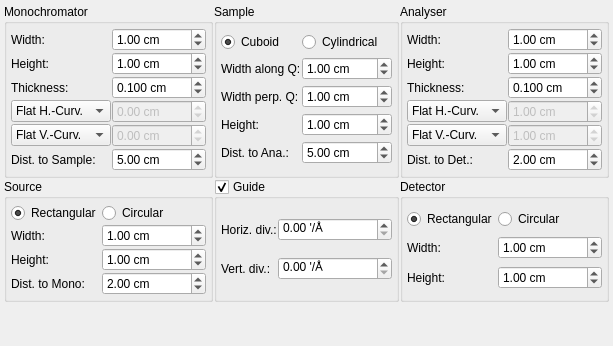
     <widget class="QWidget" name="tabTASGeo">
      <attribute name="title">
       <string>TAS Geometry</string>
      </attribute>
      <layout class="QGridLayout" name="gridLayout_3">
       <property name="margin">
        <number>4</number>
       </property>
       <property name="spacing">
        <number>1</number>
       </property>
       <item row="1" column="2">
        <widget class="QGroupBox" name="groupBox_15">
         <property name="title">
          <string>Detector</string>
         </property>
         <layout class="QGridLayout" name="gridLayout_33">
          <property name="margin">
           <number>4</number>
          </property>
          <property name="spacing">
           <number>1</number>
          </property>
          <item row="0" column="0">
           <widget class="QRadioButton" name="radioDetRect">
            <property name="text">
             <string>Rectangular</string>
            </property>
            <property name="checked">
             <bool>true</bool>
            </property>
           </widget>
          </item>
          <item row="0" column="1">
           <widget class="QRadioButton" name="radioDetCirc">
            <property name="text">
             <string>Circular</string>
            </property>
           </widget>
          </item>
          <item row="1" column="0">
           <widget class="QLabel" name="label_46">
            <property name="sizePolicy">
             <sizepolicy hsizetype="Fixed" vsizetype="Preferred">
              <horstretch>0</horstretch>
              <verstretch>0</verstretch>
             </sizepolicy>
            </property>
            <property name="text">
             <string>Width:</string>
            </property>
           </widget>
          </item>
          <item row="1" column="1">
           <widget class="QDoubleSpinBox" name="spinDetW">
            <property name="suffix">
             <string> cm</string>
            </property>
            <property name="decimals">
             <number>2</number>
            </property>
            <property name="maximum">
             <double>999.000000000000000</double>
            </property>
            <property name="singleStep">
             <double>0.100000000000000</double>
            </property>
            <property name="value">
             <double>1.000000000000000</double>
            </property>
           </widget>
          </item>
          <item row="2" column="0">
           <widget class="QLabel" name="label_47">
            <property name="sizePolicy">
             <sizepolicy hsizetype="Fixed" vsizetype="Preferred">
              <horstretch>0</horstretch>
              <verstretch>0</verstretch>
             </sizepolicy>
            </property>
            <property name="text">
             <string>Height:</string>
            </property>
           </widget>
          </item>
          <item row="2" column="1">
           <widget class="QDoubleSpinBox" name="spinDetH">
            <property name="suffix">
             <string> cm</string>
            </property>
            <property name="decimals">
             <number>2</number>
            </property>
            <property name="maximum">
             <double>999.000000000000000</double>
            </property>
            <property name="singleStep">
             <double>0.100000000000000</double>
            </property>
            <property name="value">
             <double>1.000000000000000</double>
            </property>
           </widget>
          </item>
         </layout>
        </widget>
       </item>
       <item row="1" column="0">
        <widget class="QGroupBox" name="groupBox_12">
         <property name="title">
          <string>Source</string>
         </property>
         <layout class="QGridLayout" name="gridLayout_31">
          <property name="margin">
           <number>4</number>
          </property>
          <property name="spacing">
           <number>1</number>
          </property>
          <item row="0" column="0">
           <widget class="QRadioButton" name="radioSrcRect">
            <property name="text">
             <string>Rectangular</string>
            </property>
            <property name="checked">
             <bool>true</bool>
            </property>
           </widget>
          </item>
          <item row="0" column="1">
           <widget class="QRadioButton" name="radioSrcCirc">
            <property name="text">
             <string>Circular</string>
            </property>
           </widget>
          </item>
          <item row="1" column="0">
           <widget class="QLabel" name="label_39">
            <property name="sizePolicy">
             <sizepolicy hsizetype="Fixed" vsizetype="Preferred">
              <horstretch>0</horstretch>
              <verstretch>0</verstretch>
             </sizepolicy>
            </property>
            <property name="text">
             <string>Width:</string>
            </property>
           </widget>
          </item>
          <item row="1" column="1">
           <widget class="QDoubleSpinBox" name="spinSrcW">
            <property name="suffix">
             <string> cm</string>
            </property>
            <property name="decimals">
             <number>2</number>
            </property>
            <property name="maximum">
             <double>999.000000000000000</double>
            </property>
            <property name="singleStep">
             <double>0.100000000000000</double>
            </property>
            <property name="value">
             <double>1.000000000000000</double>
            </property>
           </widget>
          </item>
          <item row="2" column="0">
           <widget class="QLabel" name="label_40">
            <property name="sizePolicy">
             <sizepolicy hsizetype="Fixed" vsizetype="Preferred">
              <horstretch>0</horstretch>
              <verstretch>0</verstretch>
             </sizepolicy>
            </property>
            <property name="text">
             <string>Height:</string>
            </property>
           </widget>
          </item>
          <item row="2" column="1">
           <widget class="QDoubleSpinBox" name="spinSrcH">
            <property name="suffix">
             <string> cm</string>
            </property>
            <property name="decimals">
             <number>2</number>
            </property>
            <property name="maximum">
             <double>999.000000000000000</double>
            </property>
            <property name="singleStep">
             <double>0.100000000000000</double>
            </property>
            <property name="value">
             <double>1.000000000000000</double>
            </property>
           </widget>
          </item>
          <item row="3" column="0">
           <widget class="QLabel" name="label_54">
            <property name="sizePolicy">
             <sizepolicy hsizetype="Fixed" vsizetype="Preferred">
              <horstretch>0</horstretch>
              <verstretch>0</verstretch>
             </sizepolicy>
            </property>
            <property name="text">
             <string>Dist. to Mono:</string>
            </property>
           </widget>
          </item>
          <item row="3" column="1">
           <widget class="QDoubleSpinBox" name="spinDistSrcMono">
            <property name="suffix">
             <string> cm</string>
            </property>
            <property name="decimals">
             <number>2</number>
            </property>
            <property name="maximum">
             <double>9999.000000000000000</double>
            </property>
            <property name="singleStep">
             <double>1.000000000000000</double>
            </property>
            <property name="value">
             <double>2.000000000000000</double>
            </property>
           </widget>
          </item>
         </layout>
        </widget>
       </item>
       <item row="2" column="0" colspan="3">
        <spacer name="verticalSpacer_6">
         <property name="orientation">
          <enum>Qt::Vertical</enum>
         </property>
         <property name="sizeHint" stdset="0">
          <size>
           <width>20</width>
           <height>40</height>
          </size>
         </property>
        </spacer>
       </item>
       <item row="0" column="2">
        <widget class="QGroupBox" name="groupBox_17">
         <property name="title">
          <string>Analyser</string>
         </property>
         <layout class="QGridLayout" name="gridLayout_11">
          <property name="margin">
           <number>4</number>
          </property>
          <property name="spacing">
           <number>1</number>
          </property>
          <item row="0" column="0">
           <widget class="QLabel" name="label_51">
            <property name="sizePolicy">
             <sizepolicy hsizetype="Fixed" vsizetype="Preferred">
              <horstretch>0</horstretch>
              <verstretch>0</verstretch>
             </sizepolicy>
            </property>
            <property name="text">
             <string>Width:</string>
            </property>
           </widget>
          </item>
          <item row="0" column="1">
           <widget class="QDoubleSpinBox" name="spinAnaW">
            <property name="suffix">
             <string> cm</string>
            </property>
            <property name="decimals">
             <number>2</number>
            </property>
            <property name="maximum">
             <double>999.000000000000000</double>
            </property>
            <property name="singleStep">
             <double>0.100000000000000</double>
            </property>
            <property name="value">
             <double>1.000000000000000</double>
            </property>
           </widget>
          </item>
          <item row="1" column="0">
           <widget class="QLabel" name="label_52">
            <property name="sizePolicy">
             <sizepolicy hsizetype="Fixed" vsizetype="Preferred">
              <horstretch>0</horstretch>
              <verstretch>0</verstretch>
             </sizepolicy>
            </property>
            <property name="text">
             <string>Height:</string>
            </property>
           </widget>
          </item>
          <item row="1" column="1">
           <widget class="QDoubleSpinBox" name="spinAnaH">
            <property name="suffix">
             <string> cm</string>
            </property>
            <property name="decimals">
             <number>2</number>
            </property>
            <property name="maximum">
             <double>999.000000000000000</double>
            </property>
            <property name="singleStep">
             <double>0.100000000000000</double>
            </property>
            <property name="value">
             <double>1.000000000000000</double>
            </property>
           </widget>
          </item>
          <item row="2" column="0">
           <widget class="QLabel" name="label_53">
            <property name="sizePolicy">
             <sizepolicy hsizetype="Fixed" vsizetype="Preferred">
              <horstretch>0</horstretch>
              <verstretch>0</verstretch>
             </sizepolicy>
            </property>
            <property name="text">
             <string>Thickness:</string>
            </property>
           </widget>
          </item>
          <item row="2" column="1">
           <widget class="QDoubleSpinBox" name="spinAnaThick">
            <property name="suffix">
             <string> cm</string>
            </property>
            <property name="decimals">
             <number>3</number>
            </property>
            <property name="maximum">
             <double>999.000000000000000</double>
            </property>
            <property name="singleStep">
             <double>0.100000000000000</double>
            </property>
            <property name="value">
             <double>0.100000000000000</double>
            </property>
           </widget>
          </item>
          <item row="3" column="0">
           <widget class="QComboBox" name="comboAnaHori">
            <property name="sizePolicy">
             <sizepolicy hsizetype="Minimum" vsizetype="Fixed">
              <horstretch>0</horstretch>
              <verstretch>0</verstretch>
             </sizepolicy>
            </property>
            <item>
             <property name="text">
              <string>Flat H.-Curv.</string>
             </property>
            </item>
            <item>
             <property name="text">
              <string>Opt. H.-Curv.</string>
             </property>
            </item>
            <item>
             <property name="text">
              <string>H.-Curv.:</string>
             </property>
            </item>
           </widget>
          </item>
          <item row="3" column="1">
           <widget class="QDoubleSpinBox" name="spinAnaCurvH">
            <property name="enabled">
             <bool>false</bool>
            </property>
            <property name="suffix">
             <string> cm</string>
            </property>
            <property name="minimum">
             <double>-9999.000000000000000</double>
            </property>
            <property name="maximum">
             <double>9999.000000000000000</double>
            </property>
            <property name="singleStep">
             <double>0.100000000000000</double>
            </property>
            <property name="value">
             <double>1.000000000000000</double>
            </property>
           </widget>
          </item>
          <item row="4" column="0">
           <widget class="QComboBox" name="comboAnaVert">
            <property name="sizePolicy">
             <sizepolicy hsizetype="Minimum" vsizetype="Fixed">
              <horstretch>0</horstretch>
              <verstretch>0</verstretch>
             </sizepolicy>
            </property>
            <item>
             <property name="text">
              <string>Flat V.-Curv.</string>
             </property>
            </item>
            <item>
             <property name="text">
              <string>Opt. V.-Curv.</string>
             </property>
            </item>
            <item>
             <property name="text">
              <string>V.-Curv.:</string>
             </property>
            </item>
           </widget>
          </item>
          <item row="4" column="1">
           <widget class="QDoubleSpinBox" name="spinAnaCurvV">
            <property name="enabled">
             <bool>false</bool>
            </property>
            <property name="suffix">
             <string> cm</string>
            </property>
            <property name="minimum">
             <double>-9999.000000000000000</double>
            </property>
            <property name="maximum">
             <double>9999.000000000000000</double>
            </property>
            <property name="singleStep">
             <double>0.100000000000000</double>
            </property>
            <property name="value">
             <double>1.000000000000000</double>
            </property>
           </widget>
          </item>
          <item row="5" column="0">
           <widget class="QLabel" name="label_57">
            <property name="sizePolicy">
             <sizepolicy hsizetype="Fixed" vsizetype="Preferred">
              <horstretch>0</horstretch>
              <verstretch>0</verstretch>
             </sizepolicy>
            </property>
            <property name="text">
             <string>Dist. to Det.:</string>
            </property>
           </widget>
          </item>
          <item row="5" column="1">
           <widget class="QDoubleSpinBox" name="spinDistAnaDet">
            <property name="suffix">
             <string> cm</string>
            </property>
            <property name="decimals">
             <number>2</number>
            </property>
            <property name="maximum">
             <double>9999.000000000000000</double>
            </property>
            <property name="singleStep">
             <double>1.000000000000000</double>
            </property>
            <property name="value">
             <double>2.000000000000000</double>
            </property>
           </widget>
          </item>
         </layout>
        </widget>
       </item>
       <item row="0" column="0">
        <widget class="QGroupBox" name="groupBox_16">
         <property name="title">
          <string>Monochromator</string>
         </property>
         <layout class="QGridLayout" name="gridLayout_10">
          <property name="margin">
           <number>4</number>
          </property>
          <property name="spacing">
           <number>1</number>
          </property>
          <item row="0" column="0">
           <widget class="QLabel" name="label_48">
            <property name="sizePolicy">
             <sizepolicy hsizetype="Fixed" vsizetype="Preferred">
              <horstretch>0</horstretch>
              <verstretch>0</verstretch>
             </sizepolicy>
            </property>
            <property name="text">
             <string>Width:</string>
            </property>
           </widget>
          </item>
          <item row="0" column="1">
           <widget class="QDoubleSpinBox" name="spinMonoW">
            <property name="suffix">
             <string> cm</string>
            </property>
            <property name="decimals">
             <number>2</number>
            </property>
            <property name="maximum">
             <double>999.000000000000000</double>
            </property>
            <property name="singleStep">
             <double>0.100000000000000</double>
            </property>
            <property name="value">
             <double>1.000000000000000</double>
            </property>
           </widget>
          </item>
          <item row="1" column="0">
           <widget class="QLabel" name="label_49">
            <property name="sizePolicy">
             <sizepolicy hsizetype="Fixed" vsizetype="Preferred">
              <horstretch>0</horstretch>
              <verstretch>0</verstretch>
             </sizepolicy>
            </property>
            <property name="text">
             <string>Height:</string>
            </property>
           </widget>
          </item>
          <item row="1" column="1">
           <widget class="QDoubleSpinBox" name="spinMonoH">
            <property name="suffix">
             <string> cm</string>
            </property>
            <property name="decimals">
             <number>2</number>
            </property>
            <property name="maximum">
             <double>999.000000000000000</double>
            </property>
            <property name="singleStep">
             <double>0.100000000000000</double>
            </property>
            <property name="value">
             <double>1.000000000000000</double>
            </property>
           </widget>
          </item>
          <item row="2" column="0">
           <widget class="QLabel" name="label_50">
            <property name="sizePolicy">
             <sizepolicy hsizetype="Fixed" vsizetype="Preferred">
              <horstretch>0</horstretch>
              <verstretch>0</verstretch>
             </sizepolicy>
            </property>
            <property name="text">
             <string>Thickness:</string>
            </property>
           </widget>
          </item>
          <item row="2" column="1">
           <widget class="QDoubleSpinBox" name="spinMonoThick">
            <property name="suffix">
             <string> cm</string>
            </property>
            <property name="decimals">
             <number>3</number>
            </property>
            <property name="maximum">
             <double>999.000000000000000</double>
            </property>
            <property name="singleStep">
             <double>0.010000000000000</double>
            </property>
            <property name="value">
             <double>0.100000000000000</double>
            </property>
           </widget>
          </item>
          <item row="3" column="0">
           <widget class="QComboBox" name="comboMonoHori">
            <property name="sizePolicy">
             <sizepolicy hsizetype="Minimum" vsizetype="Fixed">
              <horstretch>0</horstretch>
              <verstretch>0</verstretch>
             </sizepolicy>
            </property>
            <item>
             <property name="text">
              <string>Flat H.-Curv.</string>
             </property>
            </item>
            <item>
             <property name="text">
              <string>Opt. H.-Curv.</string>
             </property>
            </item>
            <item>
             <property name="text">
              <string>H.-Curv.:</string>
             </property>
            </item>
           </widget>
          </item>
          <item row="3" column="1">
           <widget class="QDoubleSpinBox" name="spinMonoCurvH">
            <property name="enabled">
             <bool>false</bool>
            </property>
            <property name="suffix">
             <string> cm</string>
            </property>
            <property name="minimum">
             <double>-9999.000000000000000</double>
            </property>
            <property name="maximum">
             <double>9999.000000000000000</double>
            </property>
            <property name="singleStep">
             <double>0.100000000000000</double>
            </property>
           </widget>
          </item>
          <item row="4" column="0">
           <widget class="QComboBox" name="comboMonoVert">
            <property name="sizePolicy">
             <sizepolicy hsizetype="Minimum" vsizetype="Fixed">
              <horstretch>0</horstretch>
              <verstretch>0</verstretch>
             </sizepolicy>
            </property>
            <item>
             <property name="text">
              <string>Flat V.-Curv.</string>
             </property>
            </item>
            <item>
             <property name="text">
              <string>Opt. V.-Curv.</string>
             </property>
            </item>
            <item>
             <property name="text">
              <string>V.-Curv.:</string>
             </property>
            </item>
           </widget>
          </item>
          <item row="4" column="1">
           <widget class="QDoubleSpinBox" name="spinMonoCurvV">
            <property name="enabled">
             <bool>false</bool>
            </property>
            <property name="suffix">
             <string> cm</string>
            </property>
            <property name="minimum">
             <double>-9999.000000000000000</double>
            </property>
            <property name="maximum">
             <double>9999.000000000000000</double>
            </property>
            <property name="singleStep">
             <double>0.100000000000000</double>
            </property>
           </widget>
          </item>
          <item row="5" column="0">
           <widget class="QLabel" name="label_55">
            <property name="sizePolicy">
             <sizepolicy hsizetype="Fixed" vsizetype="Preferred">
              <horstretch>0</horstretch>
              <verstretch>0</verstretch>
             </sizepolicy>
            </property>
            <property name="text">
             <string>Dist. to Sample:</string>
            </property>
           </widget>
          </item>
          <item row="5" column="1">
           <widget class="QDoubleSpinBox" name="spinDistMonoSample">
            <property name="suffix">
             <string> cm</string>
            </property>
            <property name="decimals">
             <number>2</number>
            </property>
            <property name="maximum">
             <double>9999.000000000000000</double>
            </property>
            <property name="singleStep">
             <double>1.000000000000000</double>
            </property>
            <property name="value">
             <double>5.000000000000000</double>
            </property>
           </widget>
          </item>
         </layout>
        </widget>
       </item>
       <item row="0" column="1">
        <widget class="QGroupBox" name="groupBox_14">
         <property name="title">
          <string>Sample</string>
         </property>
         <layout class="QGridLayout" name="gridLayout_30">
          <property name="margin">
           <number>4</number>
          </property>
          <property name="spacing">
           <number>1</number>
          </property>
          <item row="2" column="0">
           <widget class="QLabel" name="label_44">
            <property name="sizePolicy">
             <sizepolicy hsizetype="Fixed" vsizetype="Preferred">
              <horstretch>0</horstretch>
              <verstretch>0</verstretch>
             </sizepolicy>
            </property>
            <property name="text">
             <string>Width perp. Q:</string>
            </property>
           </widget>
          </item>
          <item row="3" column="0">
           <widget class="QLabel" name="label_45">
            <property name="sizePolicy">
             <sizepolicy hsizetype="Fixed" vsizetype="Preferred">
              <horstretch>0</horstretch>
              <verstretch>0</verstretch>
             </sizepolicy>
            </property>
            <property name="text">
             <string>Height:</string>
            </property>
           </widget>
          </item>
          <item row="1" column="0">
           <widget class="QLabel" name="label_43">
            <property name="sizePolicy">
             <sizepolicy hsizetype="Fixed" vsizetype="Preferred">
              <horstretch>0</horstretch>
              <verstretch>0</verstretch>
             </sizepolicy>
            </property>
            <property name="text">
             <string>Width along Q:</string>
            </property>
           </widget>
          </item>
          <item row="4" column="0">
           <widget class="QLabel" name="label_56">
            <property name="sizePolicy">
             <sizepolicy hsizetype="Fixed" vsizetype="Preferred">
              <horstretch>0</horstretch>
              <verstretch>0</verstretch>
             </sizepolicy>
            </property>
            <property name="text">
             <string>Dist. to Ana.:</string>
            </property>
           </widget>
          </item>
          <item row="4" column="1">
           <widget class="QDoubleSpinBox" name="spinDistSampleAna">
            <property name="suffix">
             <string> cm</string>
            </property>
            <property name="decimals">
             <number>2</number>
            </property>
            <property name="maximum">
             <double>9999.000000000000000</double>
            </property>
            <property name="singleStep">
             <double>1.000000000000000</double>
            </property>
            <property name="value">
             <double>5.000000000000000</double>
            </property>
           </widget>
          </item>
          <item row="0" column="0">
           <widget class="QRadioButton" name="radioSampleCub">
            <property name="text">
             <string>Cuboid</string>
            </property>
            <property name="checked">
             <bool>true</bool>
            </property>
           </widget>
          </item>
          <item row="3" column="1">
           <widget class="QDoubleSpinBox" name="spinSampleH">
            <property name="suffix">
             <string> cm</string>
            </property>
            <property name="decimals">
             <number>2</number>
            </property>
            <property name="maximum">
             <double>999.000000000000000</double>
            </property>
            <property name="singleStep">
             <double>0.100000000000000</double>
            </property>
            <property name="value">
             <double>1.000000000000000</double>
            </property>
           </widget>
          </item>
          <item row="2" column="1">
           <widget class="QDoubleSpinBox" name="spinSampleW_perpQ">
            <property name="suffix">
             <string> cm</string>
            </property>
            <property name="decimals">
             <number>2</number>
            </property>
            <property name="maximum">
             <double>999.000000000000000</double>
            </property>
            <property name="singleStep">
             <double>0.100000000000000</double>
            </property>
            <property name="value">
             <double>1.000000000000000</double>
            </property>
           </widget>
          </item>
          <item row="1" column="1">
           <widget class="QDoubleSpinBox" name="spinSampleW_Q">
            <property name="suffix">
             <string> cm</string>
            </property>
            <property name="decimals">
             <number>2</number>
            </property>
            <property name="maximum">
             <double>999.000000000000000</double>
            </property>
            <property name="singleStep">
             <double>0.100000000000000</double>
            </property>
            <property name="value">
             <double>1.000000000000000</double>
            </property>
           </widget>
          </item>
          <item row="0" column="1">
           <widget class="QRadioButton" name="radioSampleCyl">
            <property name="text">
             <string>Cylindrical</string>
            </property>
           </widget>
          </item>
         </layout>
        </widget>
       </item>
       <item row="1" column="1">
        <widget class="QGroupBox" name="groupGuide">
         <property name="enabled">
          <bool>true</bool>
         </property>
         <property name="title">
          <string>Guide</string>
         </property>
         <property name="checkable">
          <bool>true</bool>
         </property>
         <property name="checked">
          <bool>true</bool>
         </property>
         <layout class="QGridLayout" name="gridLayout_32">
          <property name="margin">
           <number>4</number>
          </property>
          <property name="spacing">
           <number>1</number>
          </property>
          <item row="0" column="0">
           <widget class="QLabel" name="label_41">
            <property name="enabled">
             <bool>true</bool>
            </property>
            <property name="sizePolicy">
             <sizepolicy hsizetype="Fixed" vsizetype="Preferred">
              <horstretch>0</horstretch>
              <verstretch>0</verstretch>
             </sizepolicy>
            </property>
            <property name="text">
             <string>Horiz. div.:</string>
            </property>
           </widget>
          </item>
          <item row="0" column="1">
           <widget class="QDoubleSpinBox" name="spinGuideDivH">
            <property name="enabled">
             <bool>true</bool>
            </property>
            <property name="suffix">
             <string> '/Å</string>
            </property>
            <property name="maximum">
             <double>9999.000000000000000</double>
            </property>
            <property name="singleStep">
             <double>0.100000000000000</double>
            </property>
           </widget>
          </item>
          <item row="1" column="0">
           <widget class="QLabel" name="label_42">
            <property name="enabled">
             <bool>true</bool>
            </property>
            <property name="sizePolicy">
             <sizepolicy hsizetype="Fixed" vsizetype="Preferred">
              <horstretch>0</horstretch>
              <verstretch>0</verstretch>
             </sizepolicy>
            </property>
            <property name="text">
             <string>Vert. div.:</string>
            </property>
           </widget>
          </item>
          <item row="1" column="1">
           <widget class="QDoubleSpinBox" name="spinGuideDivV">
            <property name="enabled">
             <bool>true</bool>
            </property>
            <property name="suffix">
             <string> '/Å</string>
            </property>
            <property name="maximum">
             <double>9999.000000000000000</double>
            </property>
            <property name="singleStep">
             <double>0.100000000000000</double>
            </property>
           </widget>
          </item>
         </layout>
        </widget>
       </item>
      </layout>
     </widget>
